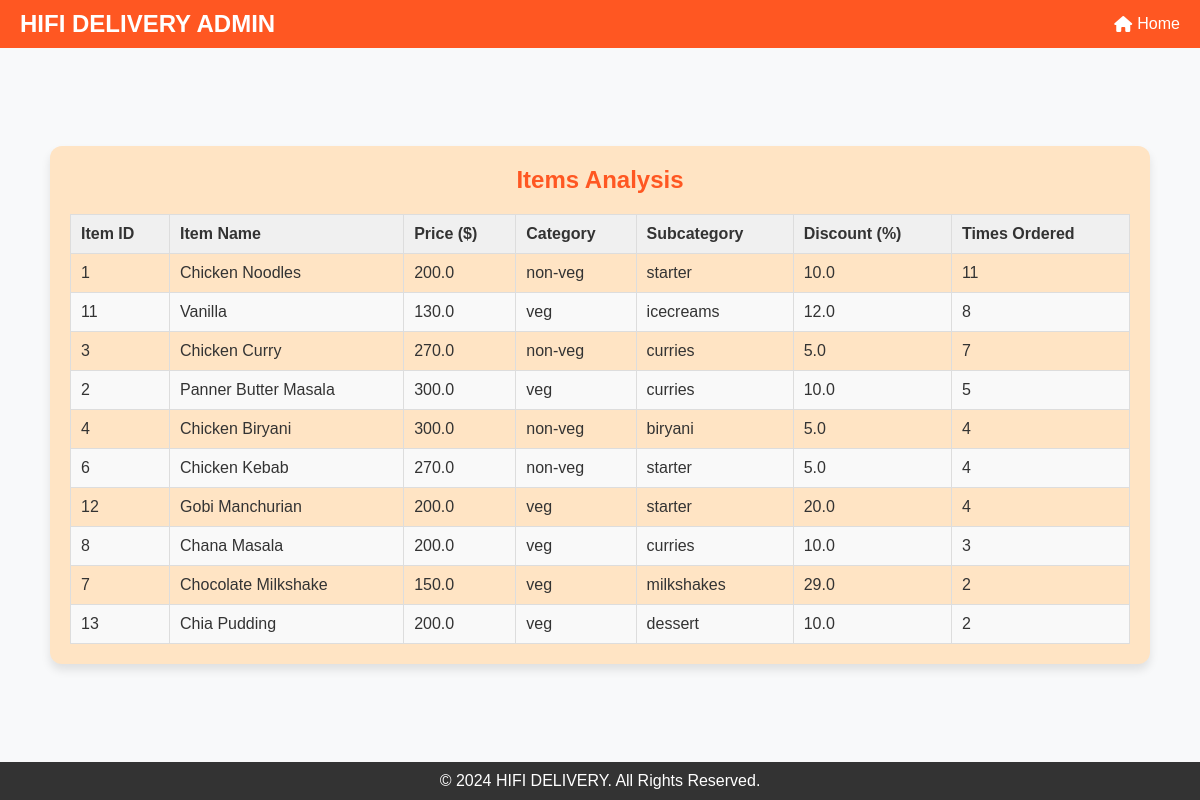
Page /items_analysis_admin on the earlier database version.
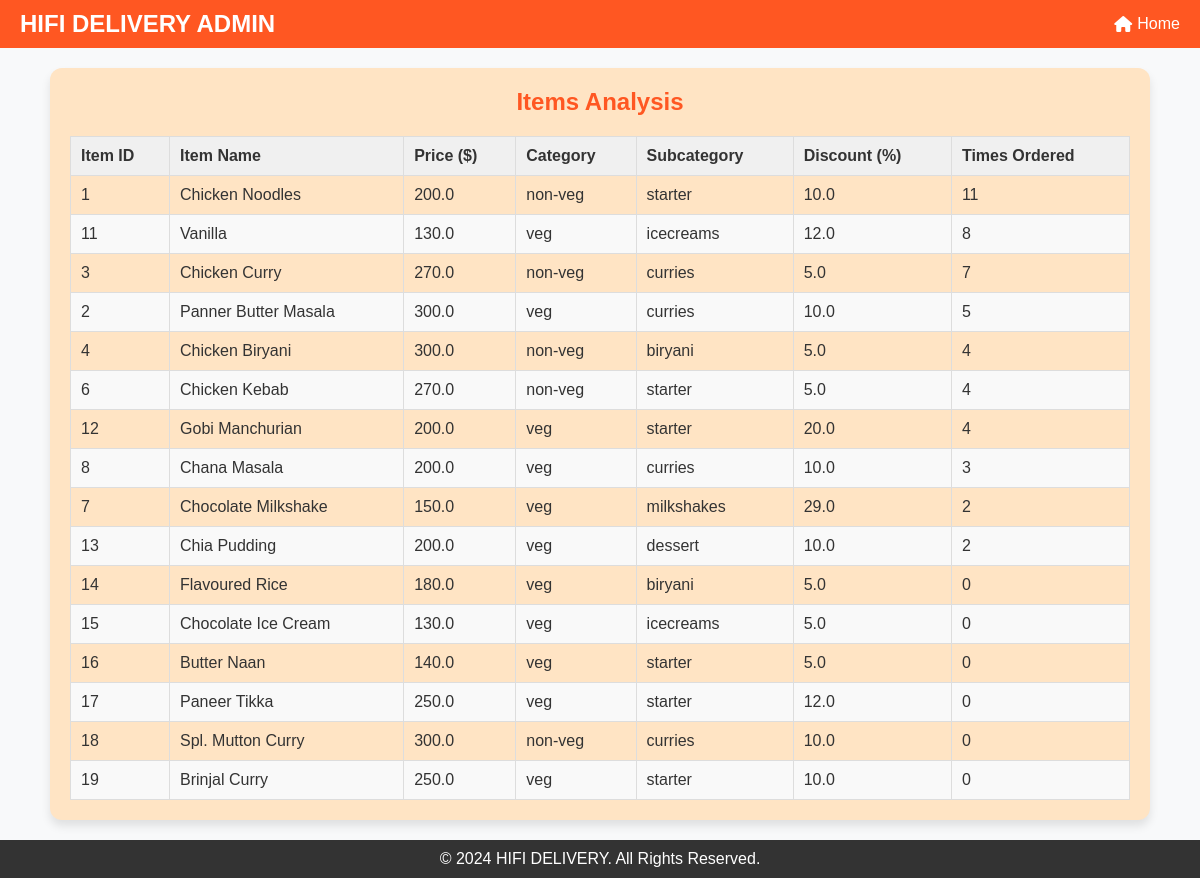
Same page on the later database version.
### tables this page shows
CREATE TABLE "menu_items" (
	"id"	INTEGER,
	"name"	TEXT NOT NULL,
	"description"	TEXT NOT NULL,
	"price"	REAL NOT NULL,
	"image_path"	TEXT NOT NULL,
	"category"	TEXT NOT NULL DEFAULT 'veg',
	"subcategory"	TEXT NOT NULL DEFAULT 'starter',
	"discount"	REAL NOT NULL DEFAULT 0.0,
	PRIMARY KEY("id" AUTOINCREMENT)
);

### mergedapp.py (the view)
@app.route('/items_analysis_admin')
def items_analysis_admin():
    try:
        with get_db_connection() as conn:
            cursor = conn.cursor()
            cursor.execute('''
            SELECT mi.id, mi.name, mi.price, mi.category, mi.subcategory, mi.discount,
            COUNT(o.orderId) AS times_ordered
            FROM menu_items mi
            LEFT JOIN Orders_Analysis o ON mi.name = o.productName  -- Match items with orders
            GROUP BY mi.id
            ORDER BY times_ordered DESC;
            ''')
            items = cursor.fetchall()
    except sqlite3.Error as e:
        print(f"Database error: {e}")
        items = []
    return render_template('items_analysis.html', items=items)

### mergedapp.py (called while the page is built)
def get_db_connection():
    conn = sqlite3.connect(DATABASE)  # Timeout to avoid lock
    conn.row_factory = sqlite3.Row
    return conn

### templates/items_analysis.html (shortened to what this page needs)
<!DOCTYPE html>
<html lang="en">
<head>
    <link href="https://cdnjs.cloudflare.com/ajax/libs/font-awesome/6.5.0/css/all.min.css" rel="stylesheet">
</head>
<body>
    <header>
        <div class="logo">HIFI DELIVERY ADMIN</div>
        <nav>
            <ul>
                <li><a href="{{ url_for('admin')}}"><i class="fa-solid fa-house"></i> Home</a></li>
            </ul>
        </nav>
    </header>
    <div class="content">
        <div class="table-container">
            <h2>Items Analysis</h2>
            <table>
                <thead>
                    <tr>
                        <th>Item ID</th>
                        <th>Item Name</th>
                        <th>Price ($)</th>
                        <th>Category</th>
                        <th>Subcategory</th>
                        <th>Discount (%)</th>
                        <th>Times Ordered</th>
                    </tr>
                </thead>
                <tbody>
                    {% if items %}
                        {% for item in items %}
                        <tr>
                            <td>{{ item[0] }}</td>
                            <td>{{ item[1] }}</td>
                            <td>{{ item[2] }}</td>
                            <td>{{ item[3] }}</td>
                            <td>{{ item[4] }}</td>
                            <td>{{ item[5] }}</td>
                            <td>{{ item[6] }}</td>
                        </tr>
                        {% endfor %}
                    {% else %}
                        <tr>
                            <td colspan="7">No items available.</td>
                        </tr>
                    {% endif %}
                </tbody>
            </table>
        </div>
    </div>
    <footer>
        <p>&copy; 2024 HIFI DELIVERY. All Rights Reserved.</p>
    </footer>
</body>
</html>

### templates/items_analysis.html (style rules this page uses)
* { margin: 0; padding: 0; box-sizing: border-box; font-family: Arial, sans-serif; }
body { background-color: #f8f9fa; color: #333; display: flex; flex-direction: column; min-height: 100vh; }
header { background: #ff5722; color: white; padding: 10px 20px; display: flex; justify-content: space-between; align-items: center; }
header .logo { font-size: 1.5rem; font-weight: bold; }
header nav ul { list-style: none; display: flex; gap: 15px; }
header nav ul li a { color: white; text-decoration: none; display: flex; align-items: center; }
header nav ul li a i { margin-right: 5px; }
.content { padding: 20px; flex-grow: 1; display: flex; justify-content: center; align-items: center; }
.table-container { background-color: #ffe4c4; padding: 20px; border-radius: 12px; box-shadow: 0 6px 10px rgba(0, 0, 0, 0.1); max-width: 1100px; width: 100%; }
h2 { color: #ff5722; margin-bottom: 15px; text-align: center; }
table { width: 100%; border-collapse: collapse; margin-top: 20px; }
table th, table td { padding: 10px; border: 1px solid #ddd; text-align: left; }
table th { background: #f0f0f0; }
table tr:nth-child(even) { background: #f9f9f9; }
footer { background: #333; color: white; text-align: center; padding: 10px; }
footer p { margin: 0; }

Differences in the rows shown:
added menu_items: id "14", name "Flavoured Rice", price "180.0", category "veg", subcategory "biryani", discount "5.0", item "0"
added menu_items: id "15", name "Chocolate Ice Cream", price "130.0", category "veg", subcategory "icecreams", discount "5.0", item "0"
added menu_items: id "16", name "Butter Naan", price "140.0", category "veg", subcategory "starter", discount "5.0", item "0"
added menu_items: id "17", name "Paneer Tikka", price "250.0", category "veg", subcategory "starter", discount "12.0", item "0"
added menu_items: id "18", name "Spl. Mutton Curry", price "300.0", category "non-veg", subcategory "curries", discount "10.0", item "0"
added menu_items: id "19", name "Brinjal Curry", price "250.0", category "veg", subcategory "starter", discount "10.0", item "0"
